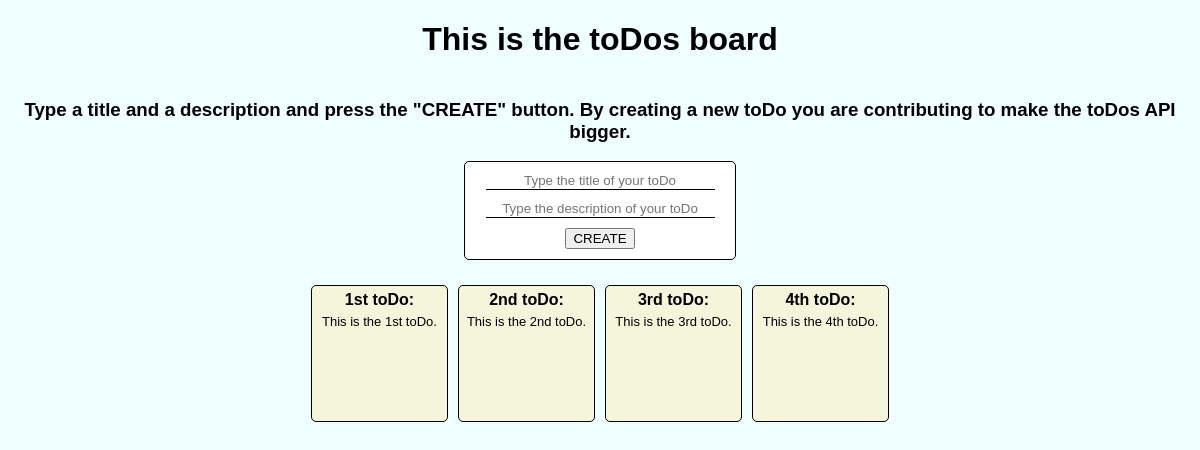
/board/, run on the app's committed database.
### toDo/models.py (models this page shows, shortened)
class toDo(models.Model):
    title = models.CharField(max_length = 30)
    description = models.CharField(max_length = 30)
    created_at = models.DateField(default = datetime.date.today)
    user = models.ForeignKey(settings.AUTH_USER_MODEL, on_delete = models.CASCADE, default = None, blank = True, null = True)

### toDo/views.py (the view)
# urls.py: path('board/', displayBoard),
def displayBoard(request):
    title = request.POST.get('toDoTitle')
    description = request.POST.get('toDoDescription')
    if request.method == 'POST' and request.POST.get('toDoTitle') != '' and request.POST.get('toDoDescription') != '':
        newToDo = toDo.objects.create(title = title, description = description)
        newToDoSerialized = serializers.serialize('json', [ newToDo, ])
        return JsonResponse(newToDoSerialized[1:-1], safe = False)
    toDos = toDo.objects.all()
    return render(request, 'toDos-board.html', {'toDos': toDos})

### toDo/templates/toDos-board.html (shortened to what this page needs)
{% extends "base.html" %} {% block content %}
<form class="toDo-form" onsubmit="createToDo('{{ csrf_token }}', '{{ request.user }}'); return false" method="POST">
    <input id="titleInput" type="text" name="toDoTitle" placeholder="Type the title of your toDo">
    <input id="descriptionInput" type="text" name="toDoDescription" placeholder="Type the description of your toDo">
    <button>CREATE</button>
</form>
<div class="toDos-container" id="toDosContainer">
    {% for toDo in toDos %}
    <div class="toDo-container">
        <span class="title-span"><b>{{ toDo.title }}:</b></span>
        <span class="description-span">{{ toDo.description }}</span>
    </div>
    {% endfor %}
</div>
{% endblock %}

### static/css/style.css (style rules this page uses)
* { font-family: 'Trebuchet MS', 'Lucida Sans Unicode', 'Lucida Grande', 'Lucida Sans', Arial, sans-serif; }
body { margin-block: 0; margin-inline: 5px; display: flex; flex-direction: column; background-color: azure; }
.toDo-form { display: flex; flex-direction: column; align-items: center; border: .5px solid black; border-radius: 5px; padding:10px; width: 250px; margin-bottom: 15px; background-color: white; }
.toDo-form input { margin-bottom: 10px; width: 90%; text-align: center; border: none; border-bottom: 1px solid black; }
.toDo-form button { cursor: pointer; }
.toDos-container { display: flex; flex-wrap: wrap; justify-content: center; margin-block: 5px; }
.toDo-container { width: 125px; height: 125px; border: .5px solid black; border-radius: 5px; margin: 5px; padding: 5px; display: flex; flex-direction: column; align-items: center; background-color: beige; overflow-y: auto; }
.title-span { font-size: 16px; margin-bottom: 5px; }
.description-span { font-size: 13px; word-break: break-all; }

### data on the page
toDo: title "1st toDo", description "This is the 1st toDo."
toDo: title "2nd toDo", description "This is the 2nd toDo."
toDo: title "3rd toDo", description "This is the 3rd toDo."
toDo: title "4th toDo", description "This is the 4th toDo."
